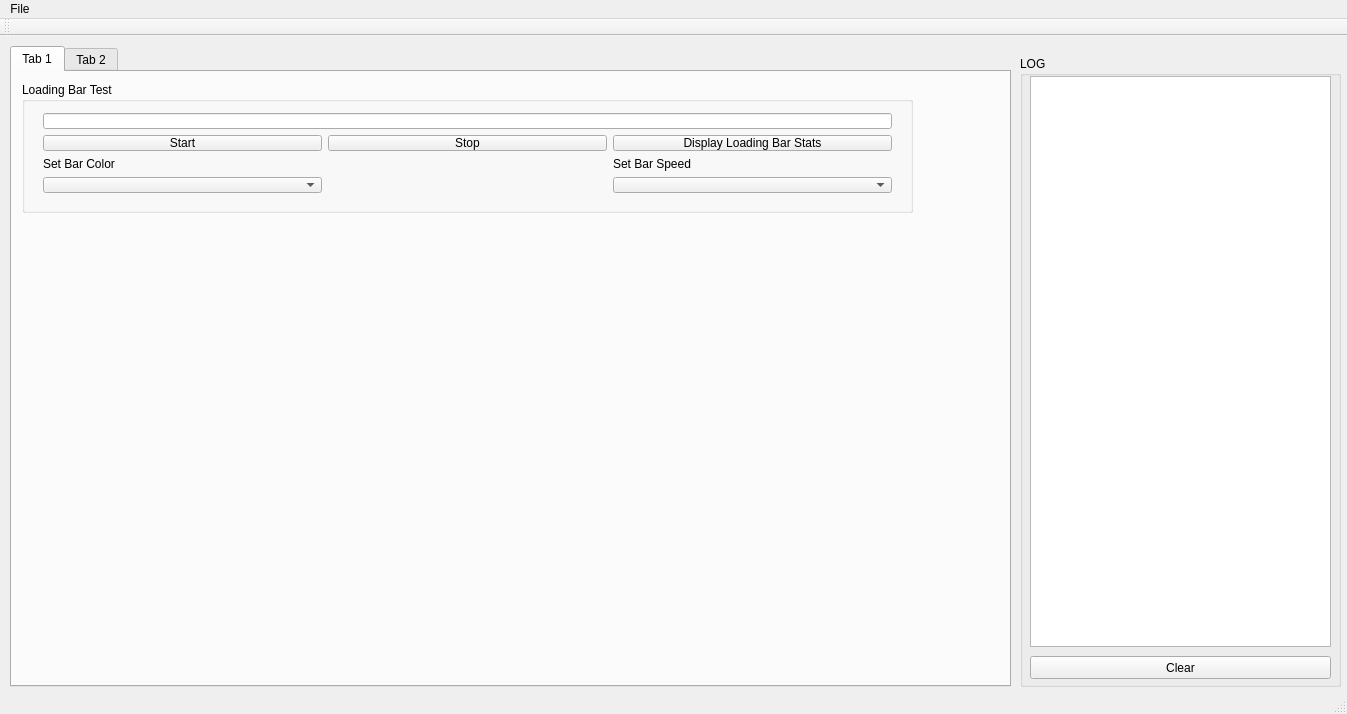
<?xml version="1.0" encoding="UTF-8"?>
<ui version="4.0">
 <class>MainWindow</class>
 <widget class="QMainWindow" name="MainWindow">
  <property name="geometry">
   <rect>
    <x>0</x>
    <y>0</y>
    <width>1347</width>
    <height>714</height>
   </rect>
  </property>
  <property name="windowTitle">
   <string>MainWindow</string>
  </property>
  <widget class="QWidget" name="centralWidget">
   <widget class="QTabWidget" name="tabWidget">
    <property name="geometry">
     <rect>
      <x>10</x>
      <y>10</y>
      <width>1001</width>
      <height>641</height>
     </rect>
    </property>
    <widget class="QWidget" name="tab">
     <attribute name="title">
      <string>Tab 1</string>
     </attribute>
     <widget class="QGroupBox" name="groupBox">
      <property name="geometry">
       <rect>
        <x>10</x>
        <y>10</y>
        <width>891</width>
        <height>131</height>
       </rect>
      </property>
      <property name="title">
       <string>Loading Bar Test</string>
      </property>
      <widget class="QWidget" name="gridLayoutWidget">
       <property name="geometry">
        <rect>
         <x>10</x>
         <y>20</y>
         <width>871</width>
         <height>101</height>
        </rect>
       </property>
       <layout class="QGridLayout" name="gridLayout">
        <item row="1" column="0">
         <widget class="QPushButton" name="pushButton">
          <property name="text">
           <string>Start</string>
          </property>
         </widget>
        </item>
        <item row="0" column="0" colspan="3">
         <widget class="QLineEdit" name="lineEdit"/>
        </item>
        <item row="3" column="0">
         <widget class="QComboBox" name="comboBox"/>
        </item>
        <item row="1" column="1">
         <widget class="QPushButton" name="pushButton_2">
          <property name="text">
           <string>Stop</string>
          </property>
         </widget>
        </item>
        <item row="1" column="2">
         <widget class="QPushButton" name="pushButton_4">
          <property name="text">
           <string>Display Loading Bar Stats</string>
          </property>
         </widget>
        </item>
        <item row="2" column="0">
         <widget class="QLabel" name="label">
          <property name="text">
           <string>Set Bar Color</string>
          </property>
         </widget>
        </item>
        <item row="2" column="2">
         <widget class="QLabel" name="label_2">
          <property name="text">
           <string>Set Bar Speed</string>
          </property>
         </widget>
        </item>
        <item row="3" column="2">
         <widget class="QComboBox" name="comboBox_2"/>
        </item>
       </layout>
      </widget>
     </widget>
    </widget>
    <widget class="QWidget" name="tab_2">
     <attribute name="title">
      <string>Tab 2</string>
     </attribute>
    </widget>
   </widget>
   <widget class="QGroupBox" name="groupBox_2">
    <property name="geometry">
     <rect>
      <x>1020</x>
      <y>20</y>
      <width>321</width>
      <height>631</height>
     </rect>
    </property>
    <property name="title">
     <string>LOG</string>
    </property>
    <widget class="QTextBrowser" name="textBrowser">
     <property name="geometry">
      <rect>
       <x>10</x>
       <y>20</y>
       <width>301</width>
       <height>571</height>
      </rect>
     </property>
    </widget>
    <widget class="QPushButton" name="pushButton_3">
     <property name="geometry">
      <rect>
       <x>10</x>
       <y>600</y>
       <width>301</width>
       <height>23</height>
      </rect>
     </property>
     <property name="text">
      <string>Clear</string>
     </property>
    </widget>
   </widget>
  </widget>
  <widget class="QMenuBar" name="menuBar">
   <property name="geometry">
    <rect>
     <x>0</x>
     <y>0</y>
     <width>1347</width>
     <height>21</height>
    </rect>
   </property>
   <widget class="QMenu" name="menuFile">
    <property name="title">
     <string>File</string>
    </property>
   </widget>
   <addaction name="menuFile"/>
  </widget>
  <widget class="QToolBar" name="mainToolBar">
   <attribute name="toolBarArea">
    <enum>TopToolBarArea</enum>
   </attribute>
   <attribute name="toolBarBreak">
    <bool>false</bool>
   </attribute>
  </widget>
  <widget class="QStatusBar" name="statusBar"/>
 </widget>
 <layoutdefault spacing="6" margin="11"/>
 <resources/>
 <connections/>
</ui>
